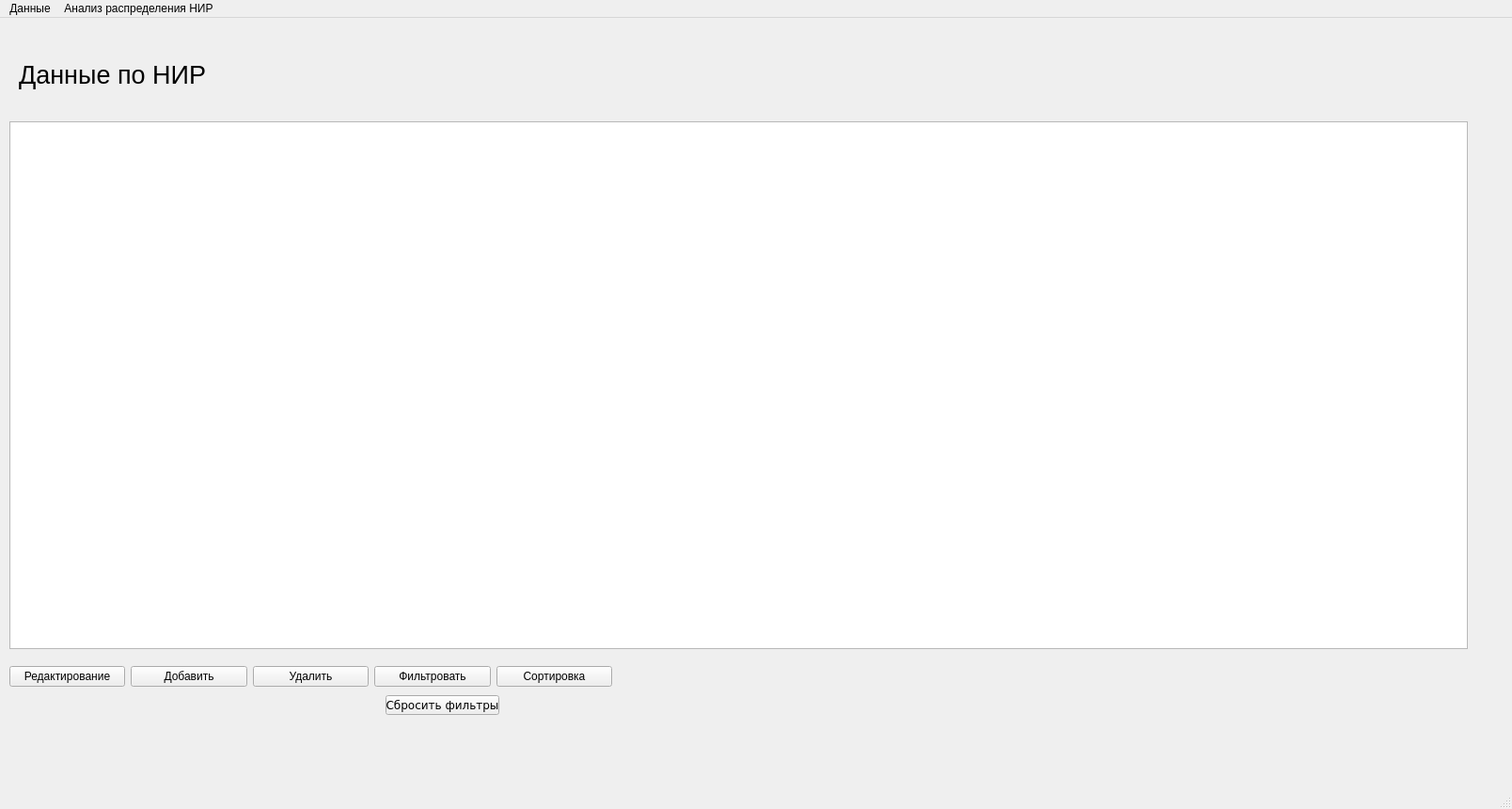
<?xml version="1.0" encoding="UTF-8"?>
<ui version="4.0">
 <class>MainWindow</class>
 <widget class="QMainWindow" name="MainWindow">
  <property name="geometry">
   <rect>
    <x>0</x>
    <y>0</y>
    <width>1608</width>
    <height>860</height>
   </rect>
  </property>
  <property name="windowTitle">
   <string>MainWindow</string>
  </property>
  <widget class="QWidget" name="centralwidget">
   <widget class="QStackedWidget" name="stackedWidget">
    <property name="geometry">
     <rect>
      <x>0</x>
      <y>0</y>
      <width>1661</width>
      <height>831</height>
     </rect>
    </property>
    <property name="currentIndex">
     <number>0</number>
    </property>
    <widget class="QWidget" name="page_1">
     <widget class="QTableView" name="tableView">
      <property name="geometry">
       <rect>
        <x>10</x>
        <y>110</y>
        <width>1551</width>
        <height>561</height>
       </rect>
      </property>
     </widget>
     <widget class="QWidget" name="horizontalLayoutWidget">
      <property name="geometry">
       <rect>
        <x>10</x>
        <y>680</y>
        <width>641</width>
        <height>41</height>
       </rect>
      </property>
      <layout class="QHBoxLayout" name="horizontalLayout">
       <item>
        <widget class="QPushButton" name="pushButton">
         <property name="text">
          <string>Редактирование</string>
         </property>
        </widget>
       </item>
       <item>
        <widget class="QPushButton" name="pushButton_2">
         <property name="text">
          <string>Добавить</string>
         </property>
        </widget>
       </item>
       <item>
        <widget class="QPushButton" name="pushButton_3">
         <property name="text">
          <string>Удалить</string>
         </property>
        </widget>
       </item>
       <item>
        <widget class="QPushButton" name="pushButton_4">
         <property name="text">
          <string>Фильтровать</string>
         </property>
        </widget>
       </item>
       <item>
        <widget class="QPushButton" name="pushButton_5">
         <property name="text">
          <string>Сортировка</string>
         </property>
        </widget>
       </item>
      </layout>
     </widget>
     <widget class="QLabel" name="label_2">
      <property name="geometry">
       <rect>
        <x>20</x>
        <y>40</y>
        <width>251</width>
        <height>41</height>
       </rect>
      </property>
      <property name="font">
       <font>
        <pointsize>20</pointsize>
       </font>
      </property>
      <property name="text">
       <string>Данные по НИР</string>
      </property>
     </widget>
     <widget class="QPushButton" name="pushButton_6">
      <property name="geometry">
       <rect>
        <x>410</x>
        <y>720</y>
        <width>121</width>
        <height>21</height>
       </rect>
      </property>
      <property name="font">
       <font>
        <family>DejaVu Sans</family>
        <pointsize>9</pointsize>
       </font>
      </property>
      <property name="text">
       <string>Сбросить фильтры</string>
      </property>
     </widget>
    </widget>
    <widget class="QWidget" name="page_2">
     <widget class="QTableView" name="tableView_2">
      <property name="geometry">
       <rect>
        <x>10</x>
        <y>110</y>
        <width>1551</width>
        <height>561</height>
       </rect>
      </property>
     </widget>
     <widget class="QLabel" name="label_3">
      <property name="geometry">
       <rect>
        <x>20</x>
        <y>40</y>
        <width>771</width>
        <height>41</height>
       </rect>
      </property>
      <property name="font">
       <font>
        <pointsize>20</pointsize>
       </font>
      </property>
      <property name="text">
       <string>Данные по Финансированию Вузов</string>
      </property>
     </widget>
    </widget>
    <widget class="QWidget" name="page_3">
     <widget class="QTableView" name="tableView_3">
      <property name="geometry">
       <rect>
        <x>10</x>
        <y>110</y>
        <width>1551</width>
        <height>561</height>
       </rect>
      </property>
     </widget>
     <widget class="QLabel" name="label_4">
      <property name="geometry">
       <rect>
        <x>20</x>
        <y>40</y>
        <width>461</width>
        <height>41</height>
       </rect>
      </property>
      <property name="font">
       <font>
        <pointsize>20</pointsize>
       </font>
      </property>
      <property name="text">
       <string>Данные по Вузам</string>
      </property>
     </widget>
    </widget>
    <widget class="QWidget" name="page_4">
     <widget class="QLabel" name="label_5">
      <property name="geometry">
       <rect>
        <x>20</x>
        <y>40</y>
        <width>591</width>
        <height>41</height>
       </rect>
      </property>
      <property name="font">
       <font>
        <pointsize>20</pointsize>
       </font>
      </property>
      <property name="text">
       <string>Анализ распределения НИР по Вузам</string>
      </property>
     </widget>
     <widget class="QLabel" name="label_6">
      <property name="geometry">
       <rect>
        <x>20</x>
        <y>90</y>
        <width>291</width>
        <height>41</height>
       </rect>
      </property>
      <property name="font">
       <font>
        <pointsize>15</pointsize>
       </font>
      </property>
      <property name="text">
       <string>Применяемые фильтры:</string>
      </property>
     </widget>
     <widget class="QTextBrowser" name="textBrowser">
      <property name="geometry">
       <rect>
        <x>300</x>
        <y>100</y>
        <width>311</width>
        <height>101</height>
       </rect>
      </property>
      <property name="font">
       <font>
        <pointsize>15</pointsize>
       </font>
      </property>
     </widget>
     <widget class="QTableView" name="tableView_4">
      <property name="geometry">
       <rect>
        <x>20</x>
        <y>230</y>
        <width>891</width>
        <height>541</height>
       </rect>
      </property>
     </widget>
    </widget>
    <widget class="QWidget" name="page_5">
     <widget class="QTableView" name="tableView_9">
      <property name="geometry">
       <rect>
        <x>20</x>
        <y>230</y>
        <width>891</width>
        <height>541</height>
       </rect>
      </property>
     </widget>
     <widget class="QTextBrowser" name="textBrowser_3">
      <property name="geometry">
       <rect>
        <x>300</x>
        <y>100</y>
        <width>311</width>
        <height>101</height>
       </rect>
      </property>
      <property name="font">
       <font>
        <pointsize>15</pointsize>
       </font>
      </property>
     </widget>
     <widget class="QLabel" name="label_12">
      <property name="geometry">
       <rect>
        <x>20</x>
        <y>40</y>
        <width>731</width>
        <height>41</height>
       </rect>
      </property>
      <property name="font">
       <font>
        <pointsize>20</pointsize>
       </font>
      </property>
      <property name="text">
       <string>Анализ распределения НИР по рубрикам ГРНТИ</string>
      </property>
     </widget>
     <widget class="QLabel" name="label_13">
      <property name="geometry">
       <rect>
        <x>20</x>
        <y>90</y>
        <width>291</width>
        <height>41</height>
       </rect>
      </property>
      <property name="font">
       <font>
        <pointsize>15</pointsize>
       </font>
      </property>
      <property name="text">
       <string>Применяемые фильтры:</string>
      </property>
     </widget>
    </widget>
    <widget class="QWidget" name="page_11">
     <widget class="QLabel" name="label_14">
      <property name="geometry">
       <rect>
        <x>20</x>
        <y>90</y>
        <width>271</width>
        <height>41</height>
       </rect>
      </property>
      <property name="font">
       <font>
        <pointsize>15</pointsize>
       </font>
      </property>
      <property name="text">
       <string>Применяемые фильтры:</string>
      </property>
     </widget>
     <widget class="QLabel" name="label_15">
      <property name="geometry">
       <rect>
        <x>20</x>
        <y>40</y>
        <width>681</width>
        <height>41</height>
       </rect>
      </property>
      <property name="font">
       <font>
        <pointsize>20</pointsize>
       </font>
      </property>
      <property name="text">
       <string>Анализ распределения НИР по характеру НИР</string>
      </property>
     </widget>
     <widget class="QTableView" name="tableView_10">
      <property name="geometry">
       <rect>
        <x>20</x>
        <y>230</y>
        <width>891</width>
        <height>541</height>
       </rect>
      </property>
     </widget>
     <widget class="QTextBrowser" name="textBrowser_4">
      <property name="geometry">
       <rect>
        <x>300</x>
        <y>100</y>
        <width>311</width>
        <height>101</height>
       </rect>
      </property>
      <property name="font">
       <font>
        <pointsize>15</pointsize>
       </font>
      </property>
     </widget>
    </widget>
   </widget>
  </widget>
  <widget class="QMenuBar" name="menubar">
   <property name="geometry">
    <rect>
     <x>0</x>
     <y>0</y>
     <width>1608</width>
     <height>23</height>
    </rect>
   </property>
   <widget class="QMenu" name="menu">
    <property name="title">
     <string>Данные</string>
    </property>
    <addaction name="action_1"/>
    <addaction name="action_2"/>
    <addaction name="action_3"/>
   </widget>
   <widget class="QMenu" name="menu_2">
    <property name="title">
     <string>Анализ распределения НИР</string>
    </property>
    <addaction name="action_4"/>
    <addaction name="action_5"/>
    <addaction name="action_6"/>
   </widget>
   <addaction name="menu"/>
   <addaction name="menu_2"/>
  </widget>
  <widget class="QStatusBar" name="statusbar"/>
  <action name="action_1">
   <property name="text">
    <string>НИР</string>
   </property>
  </action>
  <action name="action_2">
   <property name="text">
    <string>Финансирование вузов</string>
   </property>
  </action>
  <action name="action_3">
   <property name="text">
    <string>Вузы</string>
   </property>
  </action>
  <action name="action_4">
   <property name="text">
    <string>По Вузам</string>
   </property>
  </action>
  <action name="action_5">
   <property name="text">
    <string>По рубрикам ГРНТИ</string>
   </property>
  </action>
  <action name="action_6">
   <property name="text">
    <string>По характеру НИР</string>
   </property>
  </action>
 </widget>
 <resources/>
 <connections/>
</ui>
